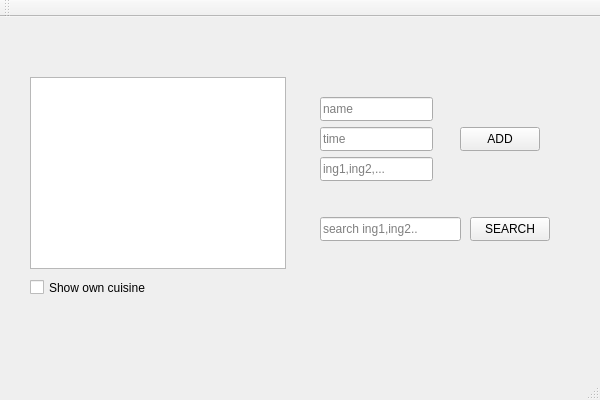
<?xml version="1.0" encoding="UTF-8"?>
<ui version="4.0">
 <class>ChefWindowClass</class>
 <widget class="QMainWindow" name="ChefWindowClass">
  <property name="geometry">
   <rect>
    <x>0</x>
    <y>0</y>
    <width>600</width>
    <height>400</height>
   </rect>
  </property>
  <property name="windowTitle">
   <string>ChefWindow</string>
  </property>
  <widget class="QWidget" name="centralWidget">
   <widget class="QListWidget" name="listWidget">
    <property name="geometry">
     <rect>
      <x>30</x>
      <y>60</y>
      <width>256</width>
      <height>192</height>
     </rect>
    </property>
   </widget>
   <widget class="QCheckBox" name="checkBox">
    <property name="geometry">
     <rect>
      <x>30</x>
      <y>260</y>
      <width>121</width>
      <height>21</height>
     </rect>
    </property>
    <property name="text">
     <string>Show own cuisine</string>
    </property>
   </widget>
   <widget class="QLineEdit" name="nameInput">
    <property name="geometry">
     <rect>
      <x>320</x>
      <y>80</y>
      <width>113</width>
      <height>24</height>
     </rect>
    </property>
    <property name="placeholderText">
     <string>name</string>
    </property>
   </widget>
   <widget class="QLineEdit" name="timeInput">
    <property name="geometry">
     <rect>
      <x>320</x>
      <y>110</y>
      <width>113</width>
      <height>24</height>
     </rect>
    </property>
    <property name="placeholderText">
     <string>time</string>
    </property>
   </widget>
   <widget class="QLineEdit" name="ingredientsInput">
    <property name="geometry">
     <rect>
      <x>320</x>
      <y>140</y>
      <width>113</width>
      <height>24</height>
     </rect>
    </property>
    <property name="placeholderText">
     <string>ing1,ing2,...</string>
    </property>
   </widget>
   <widget class="QPushButton" name="addBtn">
    <property name="geometry">
     <rect>
      <x>460</x>
      <y>110</y>
      <width>80</width>
      <height>24</height>
     </rect>
    </property>
    <property name="text">
     <string>ADD</string>
    </property>
   </widget>
   <widget class="QLineEdit" name="searchInput">
    <property name="geometry">
     <rect>
      <x>320</x>
      <y>200</y>
      <width>141</width>
      <height>24</height>
     </rect>
    </property>
    <property name="placeholderText">
     <string>search ing1,ing2..</string>
    </property>
   </widget>
   <widget class="QPushButton" name="searchBtn">
    <property name="geometry">
     <rect>
      <x>470</x>
      <y>200</y>
      <width>80</width>
      <height>24</height>
     </rect>
    </property>
    <property name="text">
     <string>SEARCH</string>
    </property>
   </widget>
  </widget>
  <widget class="QMenuBar" name="menuBar">
   <property name="geometry">
    <rect>
     <x>0</x>
     <y>0</y>
     <width>600</width>
     <height>21</height>
    </rect>
   </property>
  </widget>
  <widget class="QToolBar" name="mainToolBar">
   <attribute name="toolBarArea">
    <enum>TopToolBarArea</enum>
   </attribute>
   <attribute name="toolBarBreak">
    <bool>false</bool>
   </attribute>
  </widget>
  <widget class="QStatusBar" name="statusBar"/>
 </widget>
 <layoutdefault spacing="6" margin="11"/>
 <resources/>
 <connections/>
</ui>
